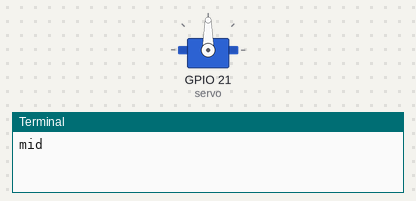
The program below on a simulated Raspberry Pi (BCM pin numbers). Parts: servo, the last lines printed to the terminal. Servo angles are drawn from the pulse width (0.5 ms = 0°, 2.5 ms = 180°).

Above: at 0.05 s.
At 4.0 s:
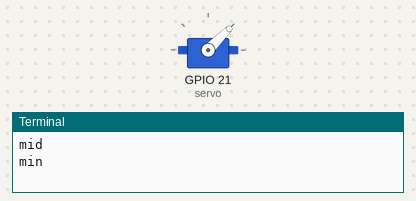
At 8.0 s:
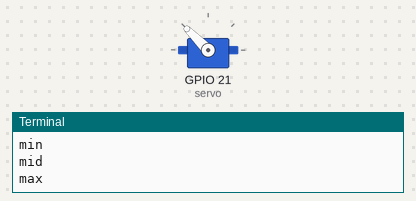
Timing chart, 0 to 10.4 s (numbered marks = the images above):
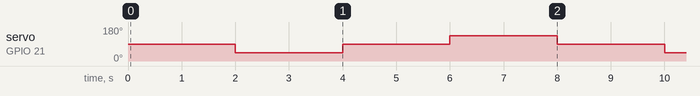

Measured:
- by itself, servo on GPIO 21 (servo): repeats every 8.0 s: 90° 2.0 s, 135° 2.0 s, 90° 2.0 s, 45° 2.0 s

The program:

Servo_gpiozero.py
```python
from gpiozero import Servo
from time import sleep

servo = Servo(21)

while True:
    servo.mid()
    print("mid")
    sleep(2)
    servo.min()
    print("min")
    sleep(2)
    servo.mid()
    print("mid")
    sleep(2)
    servo.max()
    print("max")
    sleep(2)
```
